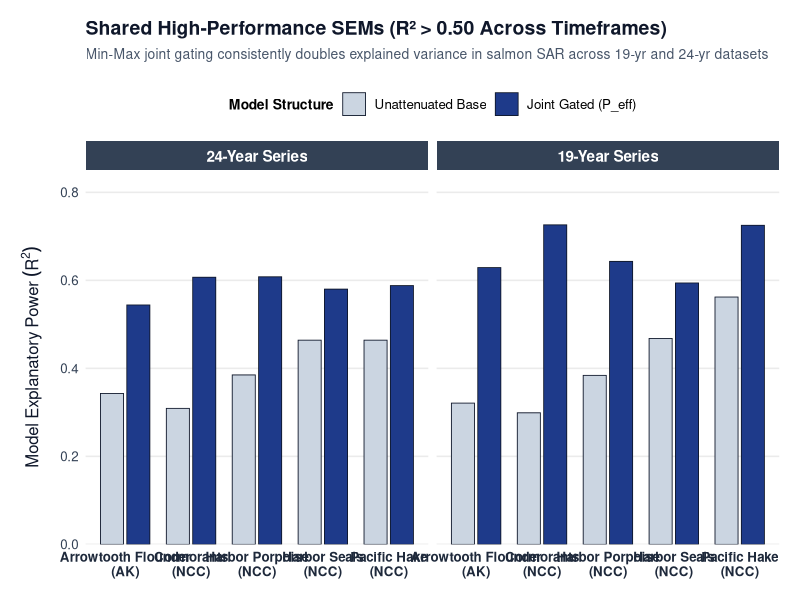
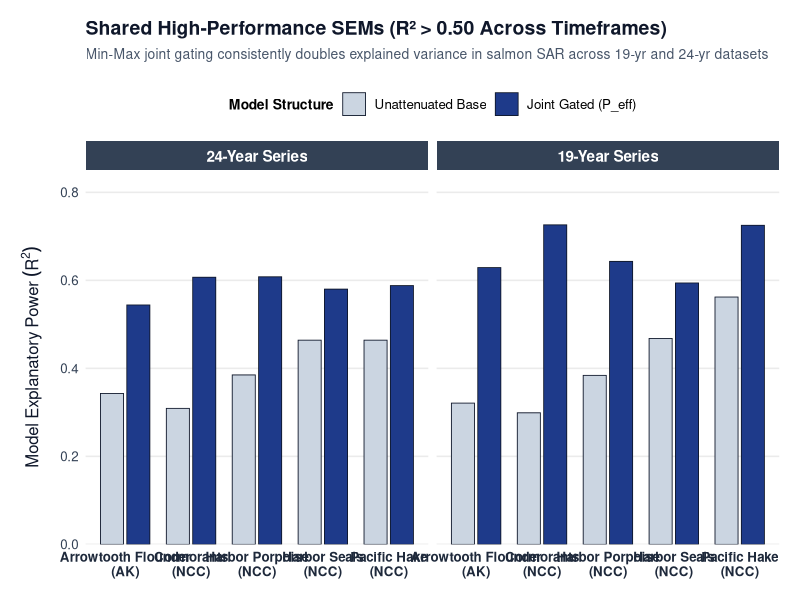

Write R code to recreate these figures, in order.
library(ggplot2)
library(dplyr)
library(tidyr)

# ------------------------------------------------------------------------------
# STEP 0: SETUP PATHS
# ------------------------------------------------------------------------------
figures_dir <- file.path("Rcode_for_paper", "figures")
dir.create(figures_dir, showWarnings = FALSE, recursive = TRUE)

# ------------------------------------------------------------------------------
# STEP 1: DEFINE SHARED TOP MODEL PERFORMANCE DATA
# ------------------------------------------------------------------------------
shared_summary <- data.frame(
  predator_label = c("Cormorants\n(NCC)", "Pacific Hake\n(NCC)", "Harbor Porpoise\n(NCC)", 
                     "Arrowtooth Flounder\n(AK)", "Harbor Seals\n(NCC)"),
  `24yr_Base`  = c(0.309, 0.464, 0.385, 0.343, 0.464),
  `24yr_Final` = c(0.607, 0.588, 0.608, 0.544, 0.580),
  `19yr_Base`  = c(0.299, 0.562, 0.384, 0.321, 0.468),
  `19yr_Final` = c(0.726, 0.725, 0.643, 0.629, 0.594),
  check.names = FALSE
)

# Reshape for ggplot
df_plot <- shared_summary %>%
  pivot_longer(cols = -predator_label, names_to = "metric", values_to = "r2") %>%
  separate(metric, into = c("Dataset", "Model_Type"), sep = "_") %>%
  mutate(
    Model_Type = factor(Model_Type, levels = c("Base", "Final"), labels = c("Unattenuated Base", "Joint Gated (P_eff)")),
    Dataset    = factor(Dataset, levels = c("24yr", "19yr"), labels = c("24-Year Series", "19-Year Series"))
  )

# ------------------------------------------------------------------------------
# STEP 2: BUILD COMPARATIVE ggplot FIGURE
# ------------------------------------------------------------------------------
p <- ggplot(df_plot, aes(x = predator_label, y = r2, fill = Model_Type)) +
  geom_col(position = position_dodge(width = 0.8), width = 0.7, color = "#0F172A", linewidth = 0.3) +
  facet_wrap(~ Dataset, ncol = 2) +
  scale_fill_manual(values = c("Unattenuated Base" = "#CBD5E1", "Joint Gated (P_eff)" = "#1E3A8A")) +
  scale_y_continuous(limits = c(0, 0.85), breaks = seq(0, 0.8, by = 0.2), expand = c(0, 0)) +
  labs(
    title = "Shared High-Performance SEMs (R² > 0.50 Across Timeframes)",
    subtitle = "Min-Max joint gating consistently doubles explained variance in salmon SAR across 19-yr and 24-yr datasets",
    x = NULL,
    y = expression(Model ~ Explanatory ~ Power ~ (R^2)),
    fill = "Model Structure"
  ) +
  theme_minimal(base_size = 12) +
  theme(
    plot.title = element_text(face = "bold", size = 14, color = "#0F172A"),
    plot.subtitle = element_text(size = 10, color = "#475569", margin = margin(b = 15)),
    axis.text.x = element_text(face = "bold", color = "#1E293B"),
    axis.text.y = element_text(color = "#334155"),
    axis.title.y = element_text(face = "bold", color = "#0F172A", margin = margin(r = 10)),
    strip.background = element_rect(fill = "#334155", color = NA),
    strip.text = element_text(color = "white", face = "bold", size = 11),
    legend.position = "top",
    legend.title = element_text(face = "bold", size = 10),
    panel.grid.major.x = element_blank(),
    panel.grid.minor = element_blank(),
    plot.margin = margin(15, 15, 15, 15)
  )

# Print in RStudio Viewer
print(p)

# Save High-Res PNG
out_png <- file.path(figures_dir, "shared_top_models_r2_comparison.png")
ggsave(out_png, plot = p, width = 10, height = 5.5, dpi = 300)

cat(sprintf("Comparison figure generated successfully and saved to: %s\n", out_png))
